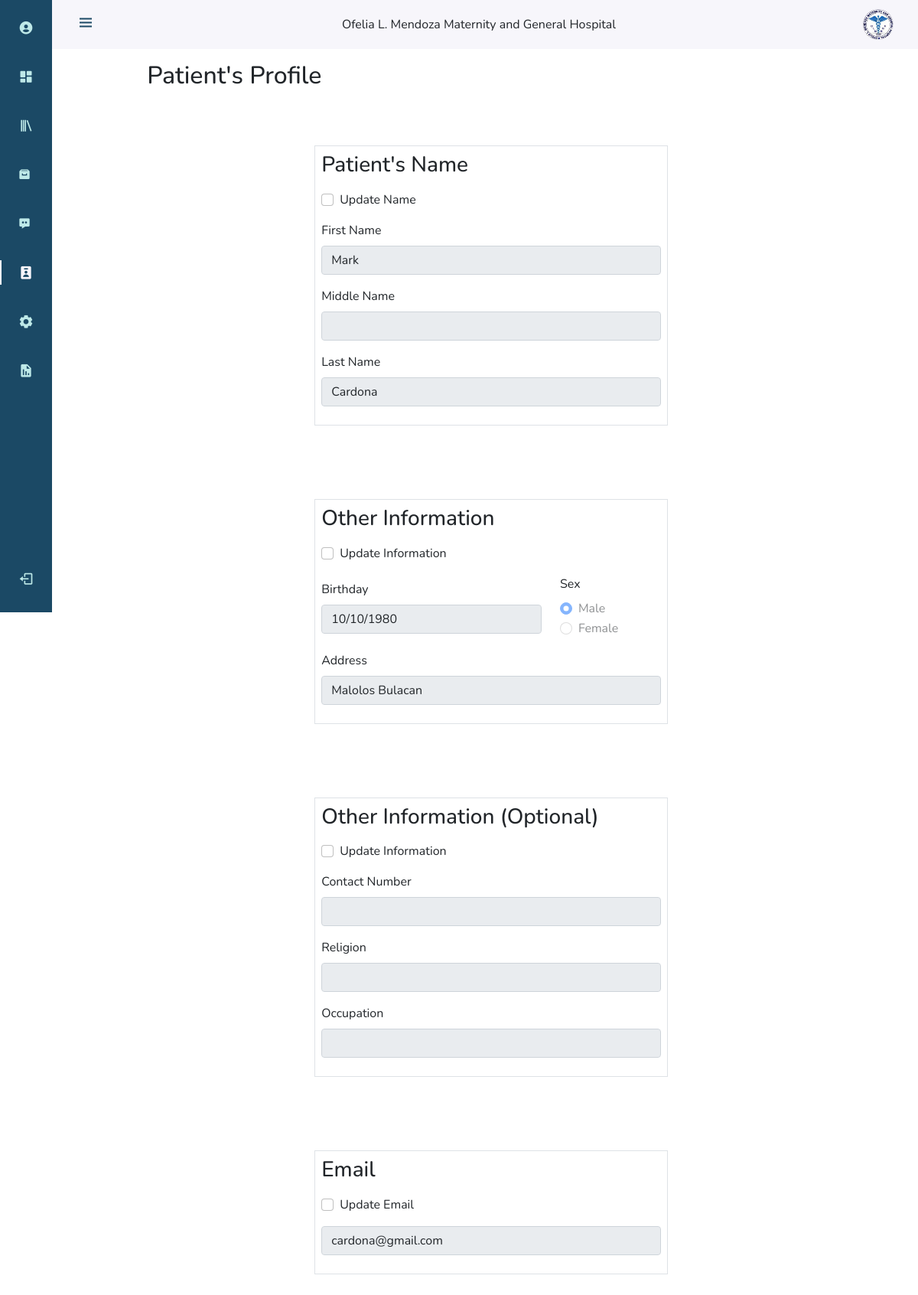
The app's page /php/patients/view_patient.php?id=32 (signed in) with its own data.
### tables this page shows
CREATE TABLE `tbl_accounts` (
  `acc_id` int(40) NOT NULL,
  `auto_id` varchar(255) NOT NULL,
  `username` varchar(100) NOT NULL,
  `password` varchar(300) NOT NULL,
  `first_name` varchar(100) NOT NULL,
  `middle_name` varchar(100) DEFAULT NULL,
  `last_name` varchar(100) NOT NULL,
  `email` varchar(60) NOT NULL,
  `emp_id` varchar(100) NOT NULL,
  `position` varchar(40) NOT NULL,
  `date_created` date DEFAULT NULL,
  `time_created` time DEFAULT NULL
);

CREATE TABLE `tbl_patients` (
  `patient_id` int(30) NOT NULL,
  `username` varchar(60) NOT NULL,
  `password` varchar(60) NOT NULL,
  `first_name` varchar(50) NOT NULL,
  `middle_name` varchar(50) DEFAULT NULL,
  `last_name` varchar(50) NOT NULL,
  `contact_no` varchar(20) NOT NULL,
  `email` varchar(60) DEFAULT NULL,
  `sex` varchar(10) NOT NULL,
  `religion` varchar(30) DEFAULT NULL,
  `address` varchar(150) NOT NULL,
  `birthdate` varchar(30) NOT NULL,
  `occupation` varchar(30) DEFAULT NULL,
  `status` varchar(255) NOT NULL,
  `record_status` varchar(255) NOT NULL,
  `date_added` date DEFAULT NULL,
  `time_added` time DEFAULT NULL,
  `pass_status` varchar(20) NOT NULL DEFAULT 'default'
);

### php/patients/view_patient.php (the view, shortened to what this page needs)
<!DOCTYPE html>
<html lang="en">
<head>
    <link href="https://cdn.jsdelivr.net/npm/bootstrap@5.0.2/dist/css/bootstrap.min.css" rel="stylesheet">
    <link rel="stylesheet" href="https://cdn.jsdelivr.net/npm/boxicons@latest/css/boxicons.min.css">
    <link rel="stylesheet" href="../../css/nav.css">
    <link rel="stylesheet" href="../../css/patients.css">
</head>
<body id="body-pd">
<?php include_once '../admin_nav.php';?>
<?php
    include_once '../dbconn.php';
    if(isset($_GET['id'])){
        $id = $_GET['id'];
        $stmt = $connection->prepare("SELECT * FROM tbl_patients where patient_id = ?");
        $stmt->bind_param("i", $id);
        $stmt->execute();
        $result = $stmt->get_result();
        $row = $result->fetch_assoc();
        $sex_field = '';
        if($row['sex']=='Male')
        {
            $sex_field .= '<div class="row">
                                <div class="col">
                                    <div class="form-check form-check-inline">
                                        <input class="form-check-input edit_info edit_sex" type="radio" name="sex" disabled required id="male" value="Male" checked>
                                        <label class="form-check-label" for="male">Male</label>
                                    </div>
                                    <div class="form-check form-check-inline">
                                        <input class="form-check-input edit_info edit_sex" type="radio" name="sex" disabled required id="female" value="Female">
                                        <label class="form-check-label" for="female">Female</label>
                                    </div>
                                </div>
                            </div>';
        }else if($row['sex']=='Female')
        {
            $sex_field .= '<div class="row">
                                <div class="col">
                                    <div class="form-check form-check-inline">
                                        <input class="form-check-input edit_info edit_sex" type="radio" name="sex" disabled required id="male" value="Male">
                                        <label class="form-check-label" for="male">Male</label>
                                    </div>
                                    <div class="form-check form-check-inline">
                                        <input class="form-check-input edit_info edit_sex" type="radio" name="sex" disabled required id="female" value="Female" checked>
                                        <label class="form-check-label" for="female">Female</label>
                                    </div>
                                </div>
                            </div>';
        }
    }
    ?>
<div>
            <div class="row justify-content-center">
                <div class="col-10 mx-5 my-3">
                    <h2>Patient's Profile</h2>
                </div>
            </div>
    <div class="row">
        <div class="col-5 container-lg border my-5 p-2" id="edit_name_div">
            <form method="POST" action="update_patient.php?id=<?php echo $id; ?>">
            <h3>Patient's Name</h3>
                <div class="form-check my-3">
                <input class="form-check-input" type="checkbox" value="" id="edit_name">
                <label class="form-check-label" for="edit_name">
                    Update Name
                </label>
                </div>
                <div class="row mb-3 justify-content-center">
                    <div class="col">
                        <label for="first_name" class="form-label">First Name</label>
                        <input type="text" class="form-control edit_name" id="first_name" name="first_name"  value="<?php echo $row['first_name']; ?>" required readonly autocomplete="off">
                    </div>
                </div>
                <div class="row mb-3  justify-content-center">
                    <div class="col">
                        <label for="middle_name" class="form-label">Middle Name</label>
                        <input type="text" class="form-control edit_name" id="middle_name" name="middle_name"  value="<?php echo $row['middle_name']; ?>" readonly autocomplete="off">
                    </div>
                </div>
                <div class="row mb-3  justify-content-center">
                    <div class="col">
                        <label for="last_name" class="form-label">Last Name</label>
                        <input type="text" class="form-control edit_name" id="last_name" name="last_name" value="<?php echo $row['last_name']; ?>"  required readonly autocomplete="off">
                    </div>
                </div>
            </form>
        </div>
    </div>
     <div class="row">
        <div class="col-5 container-lg border my-5 p-2" id="edit_info_div">
            <form method="POST" action="update_patient.php?id=<?php echo $id; ?>">
            <h3>Other Information</h3>
                <div class="form-check my-3">
                <input class="form-check-input" type="checkbox" value="" id="edit_info">
                <label class="form-check-label" for="edit_info">
                    Update Information
                </label>
                </div>
                <div class="row mb-3 justify-content-center align-items-center">
                    <div class="col-8">
                        <label for="birthday" class="form-label">Birthday</label>
                        <input type="date" class="form-control edit_info" id="birthday" name="birthday" value="<?php echo $row['birthdate']; ?>" required readonly>
                    </div>
                    <div class="col-4">
                        <div class="row">
                            <div class="col">
                                <label class="form-label">Sex</label>
                            </div>
                        </div>
                        <?php echo $sex_field; ?>
                    </div>
                </div>
                <div class="row mb-3  justify-content-center">
                    <div class="col">
                        <label for="address" class="form-label">Address</label>
                        <input type="text" class="form-control edit_info" id="address" name="address" value="<?php echo $row['address']; ?>"  required readonly autocomplete="off">
                    </div>
                </div>
            </form>
        </div>
    </div>
    <div class="row">
        <div class="col-5 container-lg border my-5 p-2" id="edit_optional_div">
            <form method="POST" action="update_patient.php?id=<?php echo $id; ?>">
            <h3>Other Information (Optional)</h3>
                <div class="form-check my-3">
                <input class="form-check-input" type="checkbox" value="" id="edit_optional">
                <label class="form-check-label" for="edit_optional">
                    Update Information
                </label>
                </div>
                <div class="row mb-3 justify-content-center">
                    <div class="col">
                        <label for="contact_no" class="form-label">Contact Number</label>
                        <input type="text" class="form-control edit_optional" id="contact_no" name="contact_no"  value="<?php echo $row['contact_no']; ?>" readonly autocomplete="off">
                    </div>
                </div>
                <div class="row mb-3 justify-content-center">
                    <div class="col">
                        <label for="religion" class="form-label">Religion</label>
                        <input type="text" class="form-control edit_optional" id="religion" name="religion"  value="<?php echo $row['religion']; ?>" readonly autocomplete="off">
                    </div>
                </div>
                <div class="row mb-3 justify-content-center">
                    <div class="col">
                        <label for="occupation" class="form-label">Occupation</label>
                        <input type="text" class="form-control edit_optional" id="occupation" name="occupation"  value="<?php echo $row['occupation']; ?>" readonly autocomplete="off">
                    </div>
                </div>
            </form>
        </div>
    </div>
    <div class="row">
        <div class="col-5 container-lg border my-5 p-2" id="edit_email_div">
            <form method="POST" action="update_patient.php?id=<?php echo $id; ?>">
            <h3>Email</h3>
                <div class="form-check my-3">
                    <input class="form-check-input" type="checkbox" value="" id="edit_email">
                    <label class="form-check-label" for="edit_email">
                        Update Email
                    </label>
                </div>
                <div class="row mb-3  justify-content-center">
                    <div class="col">
                        <input type="text" class="form-control edit_email" id="email" name="email" value="<?php echo $row['email']; ?>" required readonly autocomplete="off">
                    </div>
                </div>
            </form>
        </div>
    </div>
</div>
</body>
</html>

### php/admin_nav.php (shortened to what this page needs)
<?php
include_once '../dbconn.php';
$ID = $_SESSION['ID'];
 $sql = "SELECT * FROM tbl_accounts where acc_id = '$ID'";
 $result = $conn -> query($sql);
 if($result->num_rows>0)
 {
    while($row = $result -> fetch_assoc())
    {
         $active_account_name = $row['first_name'];
         echo '
        <header class="header" id="header">
            <div class="header_toggle"> <i class="bx bx-menu" id="header-toggle"></i> </div>
            <div>  Ofelia L. Mendoza Maternity and General Hospital </div>
            <div class="header_img"> <img src="../../images/ofelia_logo.png" alt=""> </div>
        </header>
        <div class="l-navbar" id="nav-bar">
            <nav class="nav nav_class">
                <div>
                    <div class="nav_list">
                        <a href="../profile/view_profile.php" class="nav_link" title="Profile" id="profile_link"> <i class="bx bxs-user-circle nav_icon"></i> <span class="nav_name">'.$active_account_name.'</span> </a>
                        <a href="../dashboard/dashboard.php" class="nav_link" title="Dashboard" id="dashboard_link"> <i class="bx bxs-dashboard nav_icon"></i> <span class="nav_name">Dashboard</span> </a>
                        <a href="../patients_record_management/patients_records.php" title="Patients Records" class="nav_link" id="record_management_link"> <i class="bx bx-library nav_icon"></i> <span class="nav_name">Patients Records</span> </a>
                        <a href="../patients_record_archive/patients_archive.php" title="Patient Archived Records" class="nav_link" id="archive_link"> <i class="bx bxs-archive"></i> <span class="nav_name">Patients Record Archive</span> </a>
                        <a href="../patients_follow_ups/patients_follow_ups.php" title="Patients Follow Ups" class="nav_link" id="followup_link"><i class="bx bxs-message-dots"></i> <span class="nav_name"> Patients Follow Ups <sup></sup></span></a>
                        <a href="../patients/patients.php" class="nav_link" title="Patients" id ="patients_link"> <i class="bx bxs-user-badge nav_icon"></i> <span class="nav_name">Patients</span> </a>
                        ';
                        if(isset($_SESSION["position"]) && $_SESSION["position"]=="Administrator"){
                        echo'
                        <a href="../account_management/account_management.php" title="Accounts Management" class="nav_link" id="account_management_link"> <i class="bx bxs-cog nav_icon"></i> <span class="nav_name">Accounts Management</span> </a>
                        <a href="../report_generation/report_generation.php" title="Reports" class="nav_link" id="report_generation_link"> <i class="bx bxs-report nav_icon"></i> <span class="nav_name">Generate Reports</span> </a>
                        ';}
                        echo'
                    </div>
                </div>
                <a onclick="logout()" title="Sign Out" id="logout" class="nav_link"> <i class="bx bx-log-out nav_icon"></i> <span class="nav_name">Log out</span> </a>
            </nav>
        </div> ';
    }
 }
?>

### css/nav.css (style rules this page uses)
:root { --header-height: 3rem; --nav-width: 68px; --first-color: #1B4965; --first-color-light: #BEE9E8; --white-color: #F7F6FB; --body-font: 'Nunito', sans-serif; --normal-font-size: 1rem; --z-fixed: 100 }
body { position: relative; margin: var(--header-height) 0 0 0; padding: 0 1rem; font-family: var(--body-font); font-size: var(--normal-font-size); transition: .5s }
a { text-decoration: none }
.header { width: 100%; height: var(--header-height); position: fixed; top: 0; left: 0; display: flex; align-items: center; justify-content: space-between; padding: 0 1rem; background-color: var(--white-color); z-index: var(--z-fixed); transition: .5s }
.header_toggle { color: var(--first-color); font-size: 1.5rem; cursor: pointer }
.header_img { width: 35px; height: 35px; display: flex; justify-content: center; border-radius: 50%; overflow: hidden }
.header_img img { width: 40px }
.l-navbar { position: fixed; top: 0; left: -30%; width: var(--nav-width); height: 100vh; background-color: var(--first-color); padding: .5rem 1rem 0 0; transition: .5s; z-index: var(--z-fixed) }
.nav_class { height: 100%; display: flex; flex-direction: column; justify-content: space-between; overflow: hidden }
.nav_logo, .nav_link { display: grid; grid-template-columns: max-content max-content; align-items: center; column-gap: 1rem; padding: .5rem 0 .5rem 1.5rem }
.nav_link { position: relative; color: var(--first-color-light); margin-bottom: 1.5rem; transition: .3s }
.nav_icon { font-size: 1.25rem }
#logout { cursor: pointer; }
@media screen and (min-width: 768px) { body { margin: calc(var(--header-height) + 1rem) 0 0 0; padding-left: calc(var(--nav-width) + 2rem) } }
@media screen and (min-width: 768px) { .header { height: calc(var(--header-height) + 1rem); padding: 0 2rem 0 calc(var(--nav-width) + 2rem) } }
@media screen and (min-width: 768px) { .header_img { width: 40px; height: 40px } }
@media screen and (min-width: 768px) { .header_img img { width: 45px } }
@media screen and (min-width: 768px) { .l-navbar { left: 0; padding: 1rem 1rem 0 0 } }

### css/patients.css (style rules this page uses)
#patients_link { color: #F7F6FB; }
#patients_link::before { color: #F7F6FB; content: ''; position: absolute; left: 0; width: 2px; height: 32px; background-color: var(--white-color) }

### records on screen
tbl_patients: first_name "Mark", last_name "Cardona", birthday "10/10/1980", address "Malolos Bulacan", email "cardona@gmail.com"
